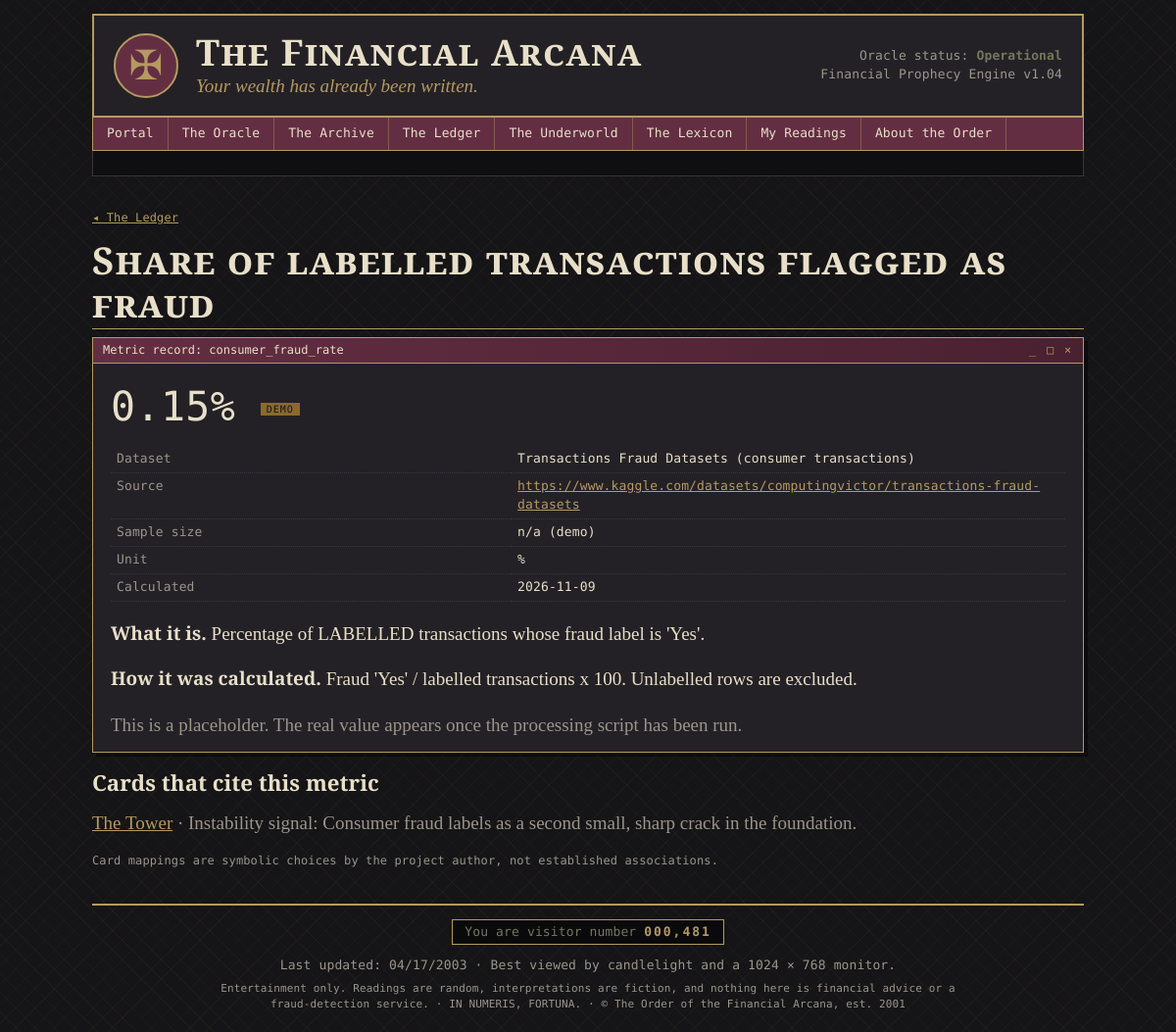
/ledger/consumer_fraud_rate, run on an earlier commit of the app's database.
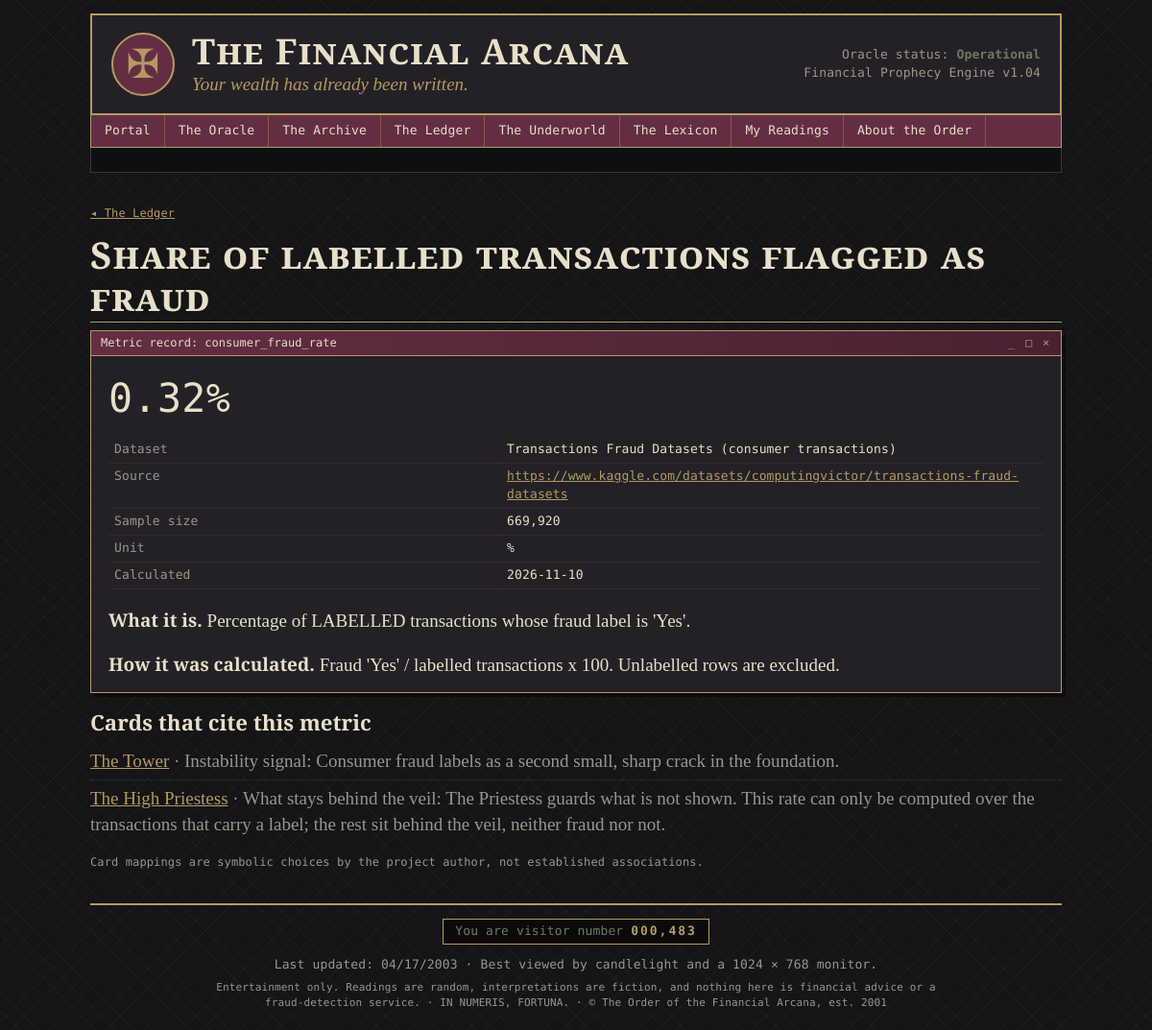
And on a later commit of the database.
### models.py (models this page shows, shortened)
class FinancialMetric(db.Model):
    __tablename__ = "financial_metrics"
    metric_id = db.Column(db.Integer, primary_key=True)
    dataset_id = db.Column(db.Integer, db.ForeignKey("datasets.dataset_id"))
    metric_name = db.Column(db.String(80), unique=True, nullable=False)
    display_name = db.Column(db.String(120))
    value = db.Column(db.Float)
    unit = db.Column(db.String(20))                          # %, count, ratio, amount
    sample_size = db.Column(db.Integer)
    calculation_date = db.Column(db.DateTime, default=utcnow)
    description = db.Column(db.Text)
    methodology = db.Column(db.Text)
    is_demo = db.Column(db.Boolean, default=True, nullable=False)
    dataset = db.relationship("Dataset", back_populates="metrics")
    card_links = db.relationship("CardMetric", back_populates="metric",
                                 cascade="all, delete-orphan")

class Dataset(db.Model):
    __tablename__ = "datasets"
    dataset_id = db.Column(db.Integer, primary_key=True)
    key = db.Column(db.String(32), unique=True, nullable=False)  # aml, consumer, tarot...
    name = db.Column(db.String(120), nullable=False)
    source_url = db.Column(db.String(300))
    description = db.Column(db.Text)
    license = db.Column(db.String(200))
    processing_notes = db.Column(db.Text)
    metrics = db.relationship("FinancialMetric", back_populates="dataset")

class CardMetric(db.Model):
    __tablename__ = "card_metrics"
    card_id = db.Column(db.Integer, db.ForeignKey("cards.card_id"), primary_key=True)
    metric_id = db.Column(db.Integer, db.ForeignKey("financial_metrics.metric_id"),
                          primary_key=True)
    relationship_label = db.Column("relationship", db.String(80))
    explanation = db.Column(db.Text)
    card = db.relationship("Card", back_populates="metric_links")
    metric = db.relationship("FinancialMetric", back_populates="card_links")

class Card(db.Model):
    __tablename__ = "cards"
    card_id = db.Column(db.Integer, primary_key=True)
    name = db.Column(db.String(80), unique=True, nullable=False)
    arcana = db.Column(db.String(10), nullable=False)       # Major / Minor
    suit = db.Column(db.String(12))                          # NULL for Major
    number = db.Column(db.Integer, nullable=False)           # 0-21 major, 1-14 minor
    archetype = db.Column(db.String(120), nullable=False)
    traditional_meaning = db.Column(db.Text)
    upright_meaning = db.Column(db.Text)
    reversed_meaning = db.Column(db.Text)
    keywords = db.Column(db.Text)
    financial_domain = db.Column(db.String(60))
    image_path = db.Column(db.String(200))
    traditional_reversed = db.Column(db.Text)
    questions = db.Column(db.Text)                    # "questions to ask", one per line
    tarot_archetype = db.Column(db.String(120))
    symbolic_family = db.Column(db.String(80))
    symbolic_themes = db.Column(db.String(200))
    interpretations = db.relationship("Interpretation", back_populates="card",
                                      cascade="all, delete-orphan")
    metric_links = db.relationship("CardMetric", back_populates="card",
                                   cascade="all, delete-orphan")

### app.py (the view)
@app.route("/ledger/<metric_name>")
def ledger_metric(metric_name):
    m = FinancialMetric.query.filter_by(metric_name=metric_name).first()
    if m is None:
        abort(404)
    return render_template("metric.html", m=m)

### app.py (called while the page is built, shortened)
def fmt_value(value, unit):
    if value is None:
        return "n/a"
    if unit == "%":
        return f"{value:,.2f}%"

@app.before_request
def ensure_session():
    if "sid" not in session:
        session["sid"] = uuid.uuid4().hex
        session.permanent = True

@app.context_processor
def inject_globals():
    try:
        visitors = 481 + Reading.query.count()
    except Exception:
        visitors = 481
    return dict(visitor_count=f"{visitors:07,}", this_year=date.today().year)

### templates/metric.html (shortened to what this page needs)
{% extends "base.html" %}
{% from "_macros.html" import window, demo_badge %}
{% block content %}
<p class="mono small"><a href="{{ url_for('ledger') }}">◂ The Ledger</a></p>
<h2 class="page-title">{{ m.display_name }}</h2>
{% call window("Metric record: " ~ m.metric_name) %}
  <div class="stat-value mono big">{{ m.value|fmt_value(m.unit) }} {{ demo_badge(m.is_demo) }}</div>
  <table class="kv mono">
    <tr><td>Dataset</td><td>{{ m.dataset.name }}</td></tr>
    <tr><td>Source</td><td><a href="{{ m.dataset.source_url }}">{{ m.dataset.source_url }}</a></td></tr>
    <tr><td>Sample size</td><td>{% if m.is_demo %}n/a (demo){% else %}{{ '{:,}'.format(m.sample_size) }}{% endif %}</td></tr>
    <tr><td>Unit</td><td>{{ m.unit }}</td></tr>
    <tr><td>Calculated</td><td>{{ m.calculation_date.strftime('%Y-%m-%d') if m.calculation_date }}</td></tr>
  </table>
  <p><b>What it is.</b> {{ m.description }}</p>
  <p><b>How it was calculated.</b> {{ m.methodology }}</p>
  {% if m.is_demo %}<p class="dim">This is a placeholder. The real value appears once the processing script has been run.</p>{% endif %}
{% endcall %}
<h3>Cards that cite this metric</h3>
<ul class="plain">
  {% for l in m.card_links %}
  <li><a href="{{ url_for('card_detail', card_id=l.card.card_id) }}">{{ l.card.name }}</a>
    <span class="dim">· {{ l.relationship_label }}: {{ l.explanation }}</span></li>
  {% else %}<li class="dim">No card cites this metric.</li>{% endfor %}
</ul>
<p class="mono dim small">Card mappings are symbolic choices by the project author, not established associations.</p>
{% endblock %}

### templates/base.html (shortened to what this page needs)
<!doctype html>
<html lang="en">
<head>
  <link rel="stylesheet" href="{{ url_for('static', filename='css/style.css') }}">
</head>
<body>
<div class="page">
  <header class="masthead">
    <div class="seal" aria-hidden="true">✠</div>
    <div>
      <h1><a href="{{ url_for('index') }}">The Financial Arcana</a></h1>
      <p class="tagline">Your wealth has already been written.</p>
    </div>
    <div class="status mono">
      Oracle status: <b>Operational</b><br>
      Financial Prophecy Engine v1.04
    </div>
  </header>
  <nav class="topnav mono">
    <a href="{{ url_for('index') }}">Portal</a>
    <a href="{{ url_for('oracle') }}">The Oracle</a>
    <a href="{{ url_for('archive') }}">The Archive</a>
    <a href="{{ url_for('ledger') }}">The Ledger</a>
    <a href="{{ url_for('underworld') }}">The Underworld</a>
    <a href="{{ url_for('lexicon') }}">The Lexicon</a>
    <a href="{{ url_for('history') }}">My Readings</a>
    <a href="{{ url_for('about') }}">About the Order</a>
  </nav>
  <div class="ticker mono" aria-hidden="true">
    <span>SYSTEM WARNING: MARKET CONDITIONS UNSTABLE · This prophecy has been cached · Please consult your financial representative before interpreting this omen · Member access: granted ·</span>
  </div>
  <main>
    {% block content %}{% endblock %}
  </main>
  <footer class="mono">
    <div class="counter">You are visitor number <b>{{ visitor_count }}</b></div>
    <p>Last updated: 04/17/2003 · Best viewed by candlelight and a 1024 × 768 monitor.</p>
    <p class="fine">Entertainment only. Readings are random, interpretations are fiction, and nothing here is financial advice
      or a fraud-detection service. · IN NUMERIS, FORTUNA. · © The Order of the Financial Arcana, est. 2001</p>
  </footer>
</div>
</body>
</html>

### templates/_macros.html (shortened to what this page needs)
{% macro demo_badge(is_demo) %}
{% if is_demo %}<span class="badge demo" title="Placeholder value. Run: python3 arcana.py data">DEMO</span>{% endif %}
{% endmacro %}
{% macro window(title) %}
<section class="window">
  <div class="titlebar"><span>{{ title }}</span><span class="wbtns">_ □ ×</span></div>
  <div class="window-body">{{ caller() }}</div>
</section>
{% endmacro %}

### static/css/style.css (style rules this page uses)
:root { --black: #151416; --charcoal: #242126; --burgundy: #642E42; --gold: #B49A62; --cream: #E8DFC9; --olive: #73775E; --blue: #697C8C; --gray: #9B958C; --serif: "Cormorant Garamond", "EB Garamond", Georgia, serif; --mono: "DM Mono", "Courier New", monospace; }
* { box-sizing: border-box; }
html { background: var(--black); }
body { margin: 0; color: var(--cream); font-family: var(--serif); font-size: 19px; line-height: 1.45; background: repeating-linear-gradient(45deg, rgba(180,154,98,.045) 0 1px, transparent 1px 14px), repeating-linear-gradient(-45deg, rgba(180,154,98,.045) 0 1px, transparent 1px 14px), var(--black); }
.page { max-width: 1040px; margin: 0 auto; padding: 14px; }
a { color: var(--gold); text-decoration: underline; }
h1, h2, h3 { font-weight: 600; line-height: 1.15; }
h3 { margin: .2em 0 .4em; }
.mono { font-family: var(--mono); font-size: 13px; letter-spacing: .01em; }
.dim { color: var(--gray); }
.small { font-size: 14px; }
.mono.small { font-size: 12px; }
.masthead { display: flex; align-items: center; gap: 18px; padding: 16px 20px; background: var(--charcoal); border: 2px double var(--gold); }
.masthead h1 { margin: 0; font-size: 2.3rem; letter-spacing: .04em; font-variant: small-caps; }
.masthead h1 a { color: var(--cream); text-decoration: none; }
.tagline { margin: 0; font-style: italic; color: var(--gold); }
.seal { font-size: 2.6rem; color: var(--gold); border: 2px solid var(--gold); border-radius: 50%; width: 66px; height: 66px; display: grid; place-items: center; background: var(--burgundy); }
.status { margin-left: auto; text-align: right; color: var(--gray); }
.status b { color: var(--olive); }
.topnav { display: flex; flex-wrap: wrap; gap: 0; background: var(--burgundy); border: 1px solid var(--gold); border-top: 0; }
.topnav a { color: var(--cream); padding: 7px 14px; text-decoration: none; border-right: 1px solid rgba(180,154,98,.4); }
.ticker { overflow: hidden; white-space: nowrap; border: 1px solid #3a353d; border-top: 0; background: #0f0e10; color: var(--olive); padding: 3px 0; }
.ticker span { display: inline-block; padding-left: 100%; animation: tick 45s linear infinite; }
main { padding: 22px 0; min-height: 50vh; }
.page-title { font-size: 2.4rem; margin: 0 0 .2em; font-variant: small-caps; letter-spacing: .03em; border-bottom: 1px solid var(--gold); padding-bottom: .1em; }
.window { background: var(--charcoal); border: 1px solid var(--gold); margin-bottom: 18px; box-shadow: 4px 4px 0 rgba(0,0,0,.45); }
.titlebar { display: flex; justify-content: space-between; background: linear-gradient(90deg, var(--burgundy), #4a2131); color: var(--cream); font-family: var(--mono); font-size: 12px; padding: 4px 10px; border-bottom: 1px solid var(--gold); }
.wbtns { color: var(--gold); letter-spacing: .15em; }
.window-body { padding: 14px 18px; }
.window-body > :first-child { margin-top: 0; }
.window-body > :last-child { margin-bottom: 0; }
ul.plain { list-style: none; padding: 0; margin: 0; }
ul.plain li { padding: 5px 0; border-bottom: 1px dotted #3a353d; }
ul.plain li:last-child { border-bottom: 0; }
table.kv { width: 100%; border-collapse: collapse; }
table.kv td { padding: 4px 6px; border-bottom: 1px dotted #3a353d; vertical-align: top; }
table.kv td:first-child { color: var(--gray); width: 42%; }
.stat-value { font-size: 1.5rem; color: var(--cream); }
.stat-value.big { font-size: 2.6rem; margin-bottom: 10px; }
footer { border-top: 2px double var(--gold); padding-top: 14px; text-align: center; color: var(--gray); }
footer p { margin: 4px 0; }
.counter { display: inline-block; border: 1px solid var(--gold); background: #0a090b; color: var(--olive); padding: 3px 12px; margin-bottom: 8px; }
.counter b { color: var(--gold); letter-spacing: .15em; }
.fine { font-size: 11px; max-width: 780px; margin: 6px auto; }

What changed in the data, as far as the page shows it:
changed FinancialMetric "Share of labelled transactions flagged as fraud": value|fmt_value "0.15%" → "0.32%"; sample_size (not shown) → "669,920"; calculation_date "2026-11-09" → "2026-11-10"; is_demo True → False (drawn)
now on this page (row edited): CardMetric: card.name "The High Priestess", relationship_label "What stays behind the veil", explanation "The Priestess guards what is not shown. This rate can only be computed over the transactions that carry a label; the rest sit behind the veil, neither fraud nor not."
Also different on the page:
{{ visitor_count }}: "000,481" → "000,483"
text no longer shown: "DEMO n/a (demo) This is a placeholder. The real value appears once the processing script has been run."
